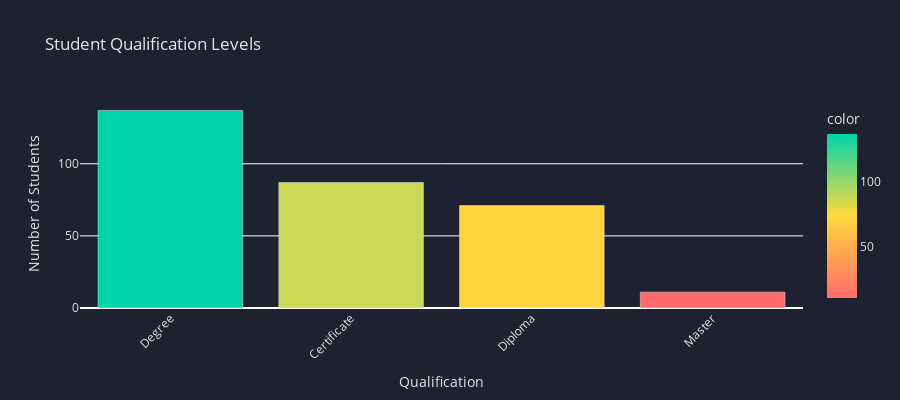

This figure's notebook cell:
### Code cell
# CHART 3: Qualification Levels
qual_counts = df_profiles['HIGHEST QUALIFICATION'].value_counts()

fig = px.bar(
    x=qual_counts.index,
    y=qual_counts.values,
    title='Student Qualification Levels',
    labels={'x': 'Qualification', 'y': 'Number of Students'},
    color=qual_counts.values,
    color_continuous_scale=['#ff6b6b', '#ffd93d', '#00d4aa']
)

fig.update_layout(
    plot_bgcolor=COLORS['bg'],
    paper_bgcolor=COLORS['bg'],
    font=dict(color=COLORS['text']),
    xaxis=dict(tickangle=-45),
    height=400,
    showlegend=False
)

fig.show()
print("💡 INSIGHT: Most common educational background? How does prior education vary?")

### Figure 1 — Plotly figure (JSON) as saved in the notebook; plotly's stock layout.template omitted (floating-point values rounded to 4 significant figures)
{"data": [{"hovertemplate": "Qualification=%{x}<br>Number of Students=%{y}<br>color=%{marker.color}<extra></extra>", "legendgroup": "", "marker": {"color": [137, 87, 71, 11], "coloraxis": "coloraxis", "pattern": {"shape": ""}}, "name": "", "orientation": "v", "showlegend": false, "textposition": "auto", "type": "bar", "x": ["Degree", "Certificate", "Diploma", "Master"], "xaxis": "x", "y": [137, 87, 71, 11], "yaxis": "y"}], "layout": {"barmode": "relative", "coloraxis": {"colorbar": {"title": {"text": "color"}}, "colorscale": [[0, "#ff6b6b"], [0.5, "#ffd93d"], [1, "#00d4aa"]]}, "font": {"color": "#e4e6eb"}, "height": 400, "legend": {"tracegroupgap": 0}, "paper_bgcolor": "#1e2130", "plot_bgcolor": "#1e2130", "showlegend": false, "title": {"text": "Student Qualification Levels"}, "xaxis": {"anchor": "y", "domain": [0, 1], "tickangle": -45, "title": {"text": "Qualification"}}, "yaxis": {"anchor": "x", "domain": [0, 1], "title": {"text": "Number of Students"}}}}
